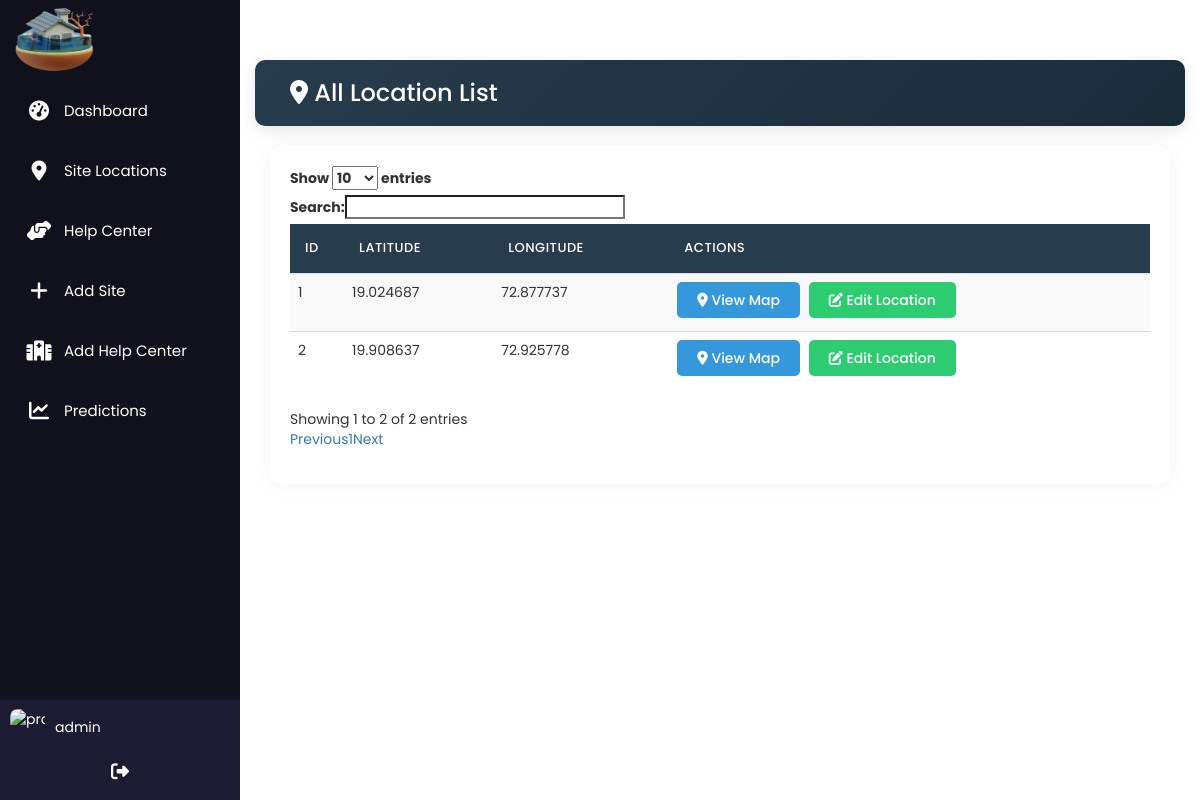
Screenshot of /van.php (signed in) with the database file from the repository.
### tables this page shows
CREATE TABLE `site` (
  `id` int(255) NOT NULL,
  `lat` varchar(255) NOT NULL,
  `lang` varchar(255) NOT NULL
);

### van.php (the view, shortened to what this page needs)
<?php include 'header.php'; ?>
<div id="page-wrapper">
    <div class="container-fluid">
        <div class="row bg-title">
            <div class="col-lg-9 col-sm-8 col-md-8 col-xs-12">
                <h4 class="page-title">
                    <i class="fa-solid fa-location-dot me-2"></i> All Location List
                </h4>
            </div>
        </div>
        <div class="row">
            <div class="col-lg-12">
                <div class="white-box">
                    <div class="table-responsive">
                        <table id="myTable" class="table table-striped">
                            <thead>
                                <tr>
                                    <th>ID</th>
                                    <th>Latitude</th>
                                    <th>Longitude</th>
                                    <th>Actions</th>
                                </tr>
                            </thead>
                            <tbody>
                                <?php
                                $query = "SELECT * FROM `site`";
                                $result = mysqli_query($link,$query);
                                while($row3 = mysqli_fetch_assoc($result)) {
                                    echo "<tr>";
                                    echo "<td>{$row3['id']}</td>";
                                    echo "<td>{$row3['lat']}</td>";
                                    echo "<td>{$row3['lang']}</td>";
                                    ?>
                                    <td>
                                        <a href="map.php?id=<?php echo $row3['id'];?>" class="action-btn btn-map">
                                            <i class="fas fa-map-marker-alt"></i> View Map
                                        </a>
                                        <a href="edit.php?id=<?php echo $row3['id'];?>" class="action-btn btn-edit">
                                            <i class="fas fa-edit"></i> Edit Location
                                        </a>
                                    </td>
                                    </tr>
                                <?php } ?>
                            </tbody>
                        </table>
                    </div>
                </div>
            </div>
        </div>
    </div>
</div>

### header.php (style rules this page uses)
* { margin: 0; padding: 0; box-sizing: border-box; font-family: 'Poppins', sans-serif; }
body { min-height: 100vh; background: #f3f4f6; }
.container-fluid { padding: 15px; width: 100%; }
.table-responsive { width: 100%; margin-bottom: 15px; overflow-y: hidden; -ms-overflow-style: -ms-autohiding-scrollbar; }

### van.php (style rules this page uses)
.bg-title { background: linear-gradient(135deg, #273c4d 0%, #1a2b38 100%); padding: 20px; border-radius: 10px; margin-bottom: 20px; box-shadow: 0 4px 15px rgba(0,0,0,0.1); }
.page-title { color: white; font-size: 24px; font-weight: 500; margin: 0; }
.white-box { background: white; border-radius: 12px; padding: 20px; box-shadow: 0 0 20px rgba(0,0,0,0.05); margin-bottom: 20px; }
.table-responsive { border-radius: 10px; overflow: hidden !important; }
#myTable { border-collapse: separate; border-spacing: 0; width: 100%; }
#myTable thead th { background: #273c4d; color: white; padding: 15px; font-weight: 500; text-transform: uppercase; font-size: 13px; letter-spacing: 0.5px; border: none; }
#myTable tbody tr { transition: all 0.3s ease; }
.action-btn { display: inline-block; background: #273c4d; border: none; padding: 8px 20px; border-radius: 5px; transition: all 0.3s ease; color: white; font-weight: 500; margin-right: 5px; margin-bottom: 5px; text-decoration: none; }
.btn-map { background: #3498db; }
.btn-edit { background: #2ecc71; }

### rows the page displays
site: id "1", lat "19.024687", lang "72.877737"
site: id "2", lat "19.908637", lang "72.925778"

### other values shown
$username "admin"
